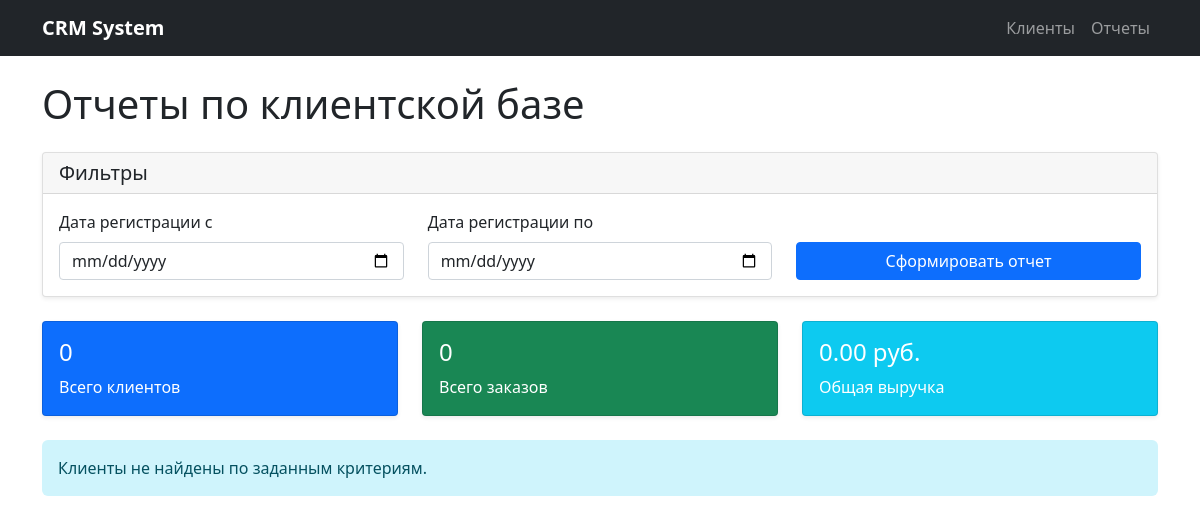
The page /reports on the database as committed earlier.
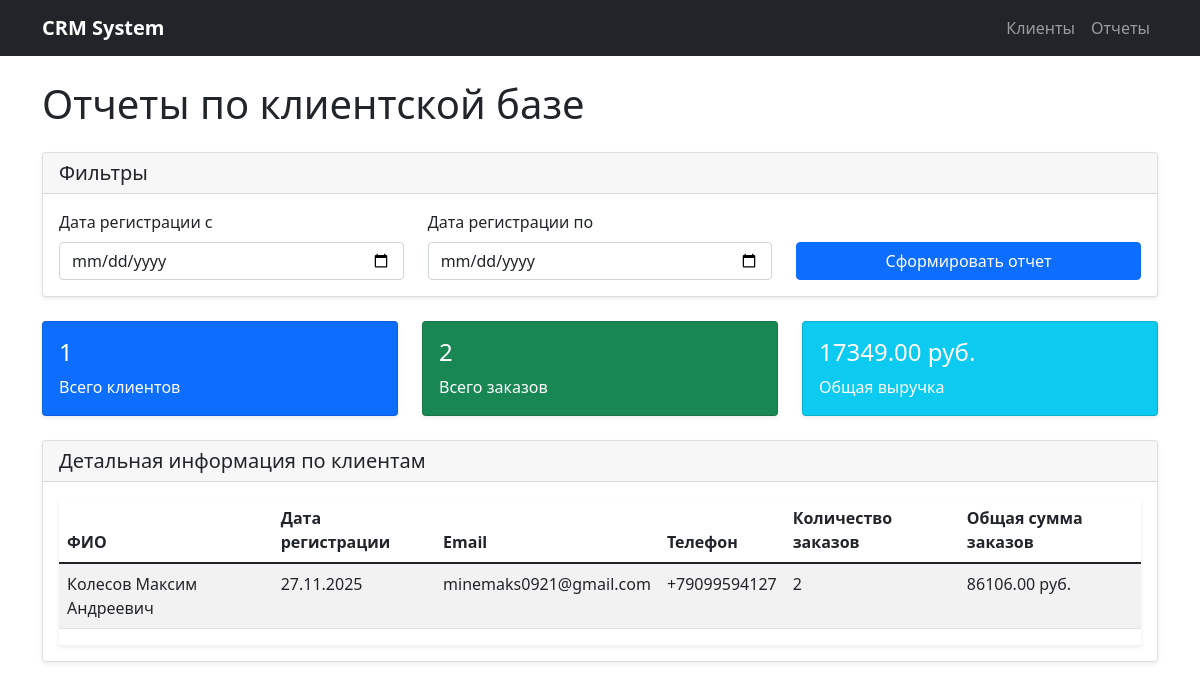
The same page on the database as committed later.
### models.py (models this page shows)
class Customer(db.Model):
    id = db.Column(db.Integer, primary_key=True)
    last_name = db.Column(db.String(100), nullable=False)
    first_name = db.Column(db.String(100), nullable=False)
    middle_name = db.Column(db.String(100))
    email = db.Column(db.String(100))
    phone = db.Column(db.String(20))
    registration_date = db.Column(db.Date, nullable=False, default=datetime.utcnow)
    notes = db.Column(db.Text)
    orders = db.relationship('Order', backref='customer', lazy=True, cascade='all, delete-orphan')

### app.py (the view)
@app.route('/reports')
def reports():
    start_date = request.args.get('start_date')
    end_date = request.args.get('end_date')
    query = Customer.query
    if start_date:
        try:
            start_date = datetime.strptime(start_date, '%Y-%m-%d').date()
            query = query.filter(Customer.registration_date >= start_date)
        except ValueError:
            flash('Неверный формат начальной даты', 'error')
    if end_date:
        try:
            end_date = datetime.strptime(end_date, '%Y-%m-%d').date()
            query = query.filter(Customer.registration_date <= end_date)
        except ValueError:
            flash('Неверный формат конечной даты', 'error')
    customers = query.all()
    total_customers = len(customers)
    total_orders = sum(len(customer.orders) for customer in customers)
    total_revenue = sum(
        sum(order.quantity * order.price for order in customer.orders)
        for customer in customers
    )
    return render_template('reports.html',
                         customers=customers,
                         total_customers=total_customers,
                         total_orders=total_orders,
                         total_revenue=total_revenue,
                         start_date=start_date,
                         end_date=end_date)

### templates/reports.html
{% extends "base.html" %}
{% block content %}
<h1 class="mb-4">Отчеты по клиентской базе</h1>
<div class="card mb-4">
    <div class="card-header">
        <h5 class="mb-0">Фильтры</h5>
    </div>
    <div class="card-body">
        <form method="get">
            <div class="row">
                <div class="col-md-4">
                    <label for="start_date" class="form-label">Дата регистрации с</label>
                    <input type="date" class="form-control" id="start_date" name="start_date"
                           value="{{ start_date.strftime('%Y-%m-%d') if start_date }}">
                </div>
                <div class="col-md-4">
                    <label for="end_date" class="form-label">Дата регистрации по</label>
                    <input type="date" class="form-control" id="end_date" name="end_date"
                           value="{{ end_date.strftime('%Y-%m-%d') if end_date }}">
                </div>
                <div class="col-md-4 d-flex align-items-end">
                    <button type="submit" class="btn btn-primary w-100">Сформировать отчет</button>
                </div>
            </div>
        </form>
    </div>
</div>
<div class="row mb-4">
    <div class="col-md-4">
        <div class="card text-white bg-primary">
            <div class="card-body">
                <h4 class="card-title">{{ total_customers }}</h4>
                <p class="card-text">Всего клиентов</p>
            </div>
        </div>
    </div>
    <div class="col-md-4">
        <div class="card text-white bg-success">
            <div class="card-body">
                <h4 class="card-title">{{ total_orders }}</h4>
                <p class="card-text">Всего заказов</p>
            </div>
        </div>
    </div>
    <div class="col-md-4">
        <div class="card text-white bg-info">
            <div class="card-body">
                <h4 class="card-title">{{ "%.2f"|format(total_revenue) }} руб.</h4>
                <p class="card-text">Общая выручка</p>
            </div>
        </div>
    </div>
</div>
{% if customers %}
<div class="card">
    <div class="card-header">
        <h5 class="mb-0">Детальная информация по клиентам</h5>
    </div>
    <div class="card-body">
        <div class="table-responsive">
            <table class="table table-striped">
                <thead>
                    <tr>
                        <th>ФИО</th>
                        <th>Дата регистрации</th>
                        <th>Email</th>
                        <th>Телефон</th>
                        <th>Количество заказов</th>
                        <th>Общая сумма заказов</th>
                    </tr>
                </thead>
                <tbody>
                    {% for customer in customers %}
                    <tr>
                        <td>{{ customer.last_name }} {{ customer.first_name }} {{ customer.middle_name or '' }}</td>
                        <td>{{ customer.registration_date.strftime('%d.%m.%Y') }}</td>
                        <td>{{ customer.email or '-' }}</td>
                        <td>{{ customer.phone or '-' }}</td>
                        <td>{{ customer.orders|length }}</td>
                        <td>{{ "%.2f"|format(customer.orders|sum(attribute='quantity') * customer.orders|sum(attribute='price')) }} руб.</td>
                    </tr>
                    {% endfor %}
                </tbody>
            </table>
        </div>
    </div>
</div>
{% else %}
<div class="alert alert-info">
    Клиенты не найдены по заданным критериям.
</div>
{% endif %}
{% endblock %}

### templates/base.html (shortened to what this page needs)
<!DOCTYPE html>
<html lang="ru">
<head>
    <link href="https://cdn.jsdelivr.net/npm/bootstrap@5.1.3/dist/css/bootstrap.min.css" rel="stylesheet">
    <link href="{{ url_for('static', filename='style.css') }}" rel="stylesheet">
</head>
<body>
    <nav class="navbar navbar-expand-lg navbar-dark bg-dark">
        <div class="container">
            <a class="navbar-brand" href="{{ url_for('index') }}">CRM System</a>
            <div class="navbar-nav">
                <a class="nav-link" href="{{ url_for('index') }}">Клиенты</a>
                <a class="nav-link" href="{{ url_for('reports') }}">Отчеты</a>
            </div>
        </div>
    </nav>
    <div class="container mt-4">
        {% block content %}{% endblock %}
    </div>
</body>
</html>

### static/style.css (style rules this page uses)
.table-responsive { box-shadow: 0 0.125rem 0.25rem rgba(0, 0, 0, 0.075); }
.card { box-shadow: 0 0.125rem 0.25rem rgba(0, 0, 0, 0.075); border: 1px solid rgba(0, 0, 0, 0.125); }
.navbar-brand { font-weight: 600; }

Rows that differ between the two databases and show on the page:
added Customer: last_name "Колесов", first_name "Максим", middle_name "Андреевич", registration_date "27.11.2025", email "minemaks0921@gmail.com", phone "+79099594127", orders|length "2", orders|sum "86106.00"
Other text that changed with them:
{{ total_customers }}: "0" → "1"
{{ total_orders }}: "0" → "2"
{{ "%.2f"|format(total_revenue) }}: "0.00" → "17349.00"
text no longer shown: "Клиенты не найдены по заданным критериям."
text now shown: "Детальная информация по клиентам ФИО Дата регистрации Email Телефон Количество заказов Общая сумма заказов"
